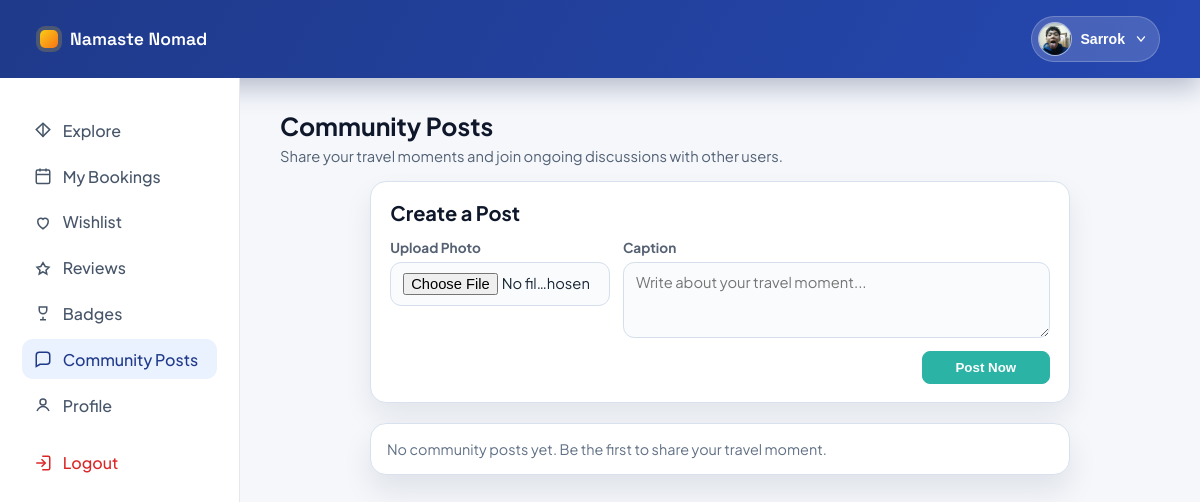
The app's page /dashboard/community/ (signed in), older data.
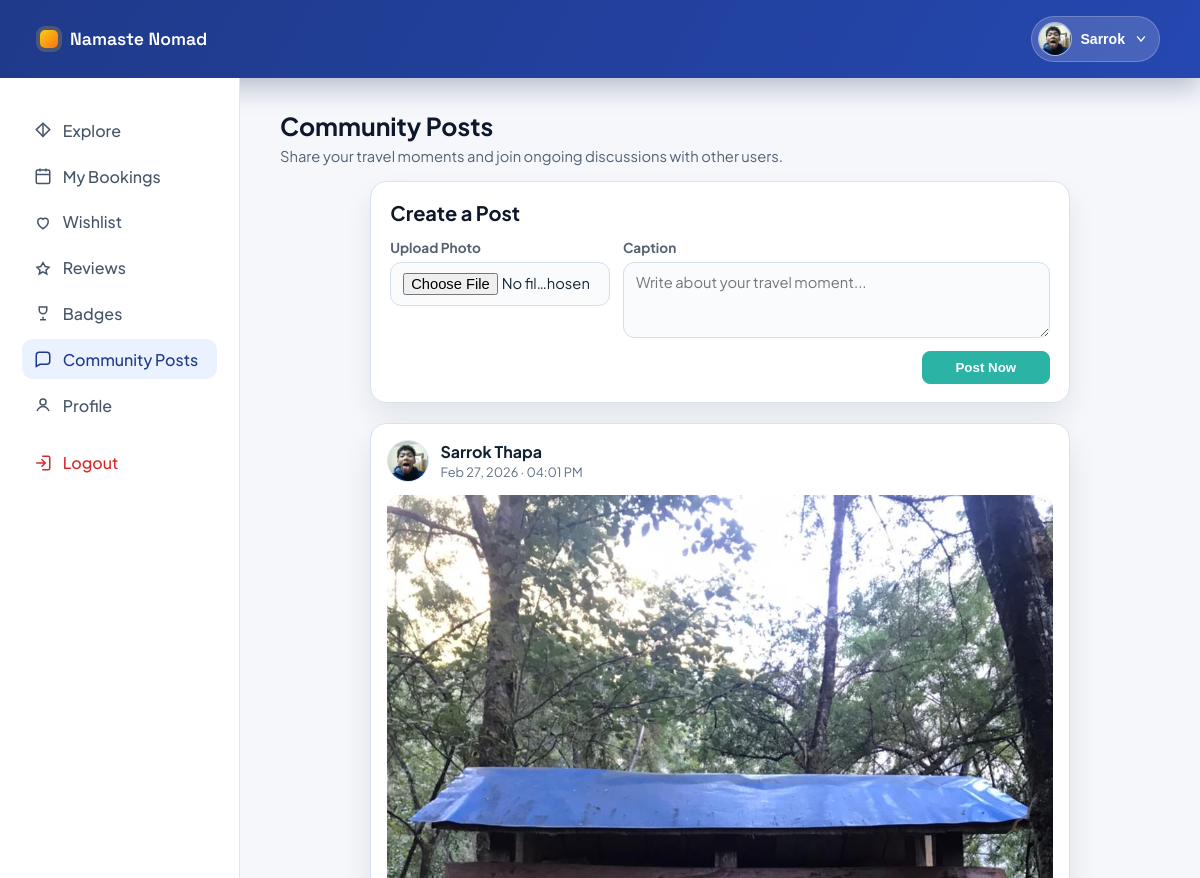
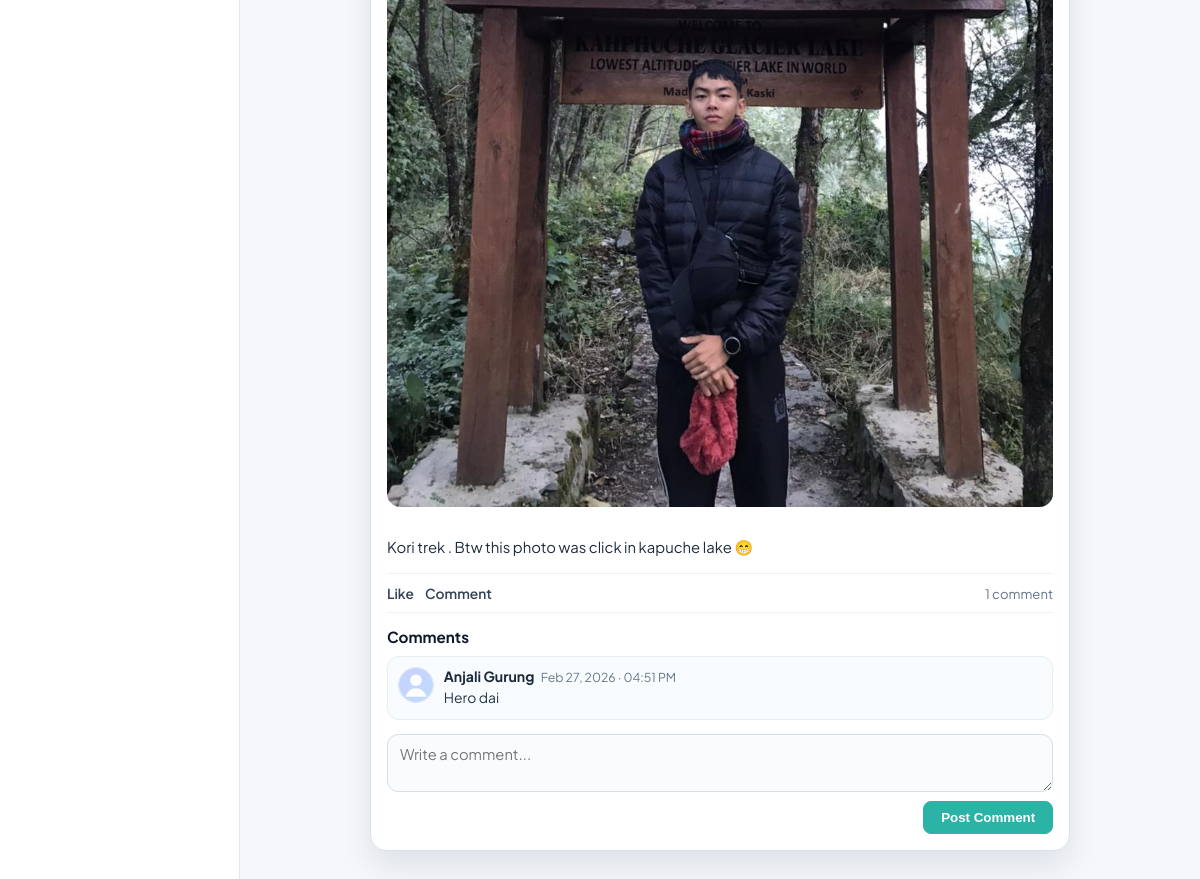
The same page, newer data (2 pictures, top to bottom).
### core/models.py (models this page shows, shortened)
class Post(models.Model):
    user = models.ForeignKey(
        settings.AUTH_USER_MODEL,
        on_delete=models.CASCADE,
        related_name='community_posts',
    )
    image = models.ImageField(upload_to='community_posts/')
    caption = models.TextField(max_length=2200)
    created_at = models.DateTimeField(auto_now_add=True)
    class Meta:
        ordering = ('-created_at',)

class Comment(models.Model):
    post = models.ForeignKey(Post, on_delete=models.CASCADE, related_name='comments')
    user = models.ForeignKey(
        settings.AUTH_USER_MODEL,
        on_delete=models.CASCADE,
        related_name='community_comments',
    )
    body = models.TextField(max_length=800)
    created_at = models.DateTimeField(auto_now_add=True)
    class Meta:
        ordering = ('created_at',)

### core/views.py (the view)
# urls.py: path('dashboard/community/', views.community_dashboard, name='community_dashboard'),
@login_required(login_url='traveler_login')
def community_dashboard(request):
    if getattr(request.user, 'user_type', '') != 'traveler':
        messages.error(request, 'Traveler access only.')
        return redirect('home')
    traveler_profile = _get_or_create_traveler_profile(request.user)
    posts = _community_posts()
    return render(request, 'core/community_dashboard.html', {
        'posts': posts,
        'is_dashboard': True,
        'force_show_post_form': True,
        'traveler_profile': traveler_profile,
        'active_page': 'community',
    })

### core/views.py (called while the page is built)
def _safe_related(instance, attribute_name):
    try:
        return getattr(instance, attribute_name)
    except ObjectDoesNotExist:
        return None

def _user_display_name(user):
    if not user:
        return "Traveler"
    full_name = user.get_full_name().strip()
    return full_name or user.username or "Traveler"

def _user_avatar_url(user):
    if not user:
        return ""
    user_type = getattr(user, 'user_type', '')
    if user_type == 'traveler':
        profile = _safe_related(user, 'traveler_profile')
        if profile and profile.avatar:
            return profile.avatar.url
    elif user_type == 'vendor':
        profile = _safe_related(user, 'vendor_profile')
        if profile and profile.logo:
            return profile.logo.url
    elif user_type == 'admin':
        profile = _safe_related(user, 'admin_profile')
        if profile and profile.avatar:
            return profile.avatar.url
    return ""

def _get_or_create_traveler_profile(user):
    profile = _safe_related(user, 'traveler_profile')
    if profile is None:
        profile = TravelerProfile.objects.create(user=user)
    return profile

### core/templates/core/community_dashboard.html (shortened to what this page needs)
{% extends "accounts/traveler_base.html" %}
{% load static %}
{% block extra_css %}
    <link rel="stylesheet" href="{% static 'css/community.css' %}?v=20260227c">
{% endblock %}
{% block traveler_content %}
    <section class="dashboard-community-head">
        <h1>Community Posts</h1>
        <p>Share your travel moments and join ongoing discussions with other users.</p>
    </section>
    <section class="community-shell community-shell-dashboard">
        {% include "core/includes/community_stream.html" %}
    </section>
{% endblock %}

### core/templates/core/includes/community_post_card.html (shortened to what this page needs)
{% load static %}
<article class="post-card" id="post-{{ post.id }}">
    <div class="post-head">
        <div class="post-author">
            <div class="author-avatar">
                {% if post.author_avatar_url %}
                    <img src="{{ post.author_avatar_url }}" alt="{{ post.author_name }} avatar">
                {% else %}
                    <img src="{% static 'images/default-avatar.svg' %}" alt="Default avatar">
                {% endif %}
            </div>
            <div>
                <div class="author-name">{{ post.author_name }}</div>
                <div class="post-date">{{ post.created_at|date:"M d, Y · h:i A" }}</div>
            </div>
        </div>
    </div>
    <div class="post-image-wrap">
        <img src="{{ post.image.url }}" alt="Post by {{ post.author_name }}">
    </div>
    <div class="post-caption">{{ post.caption|linebreaksbr }}</div>
    <div class="post-engagement">
        <div class="engagement-actions">
            <span class="engage-item">Like</span>
            <span class="engage-item">Comment</span>
        </div>
        <span class="engagement-count">{{ post.prepared_comments|length }} comment{{ post.prepared_comments|length|pluralize }}</span>
    </div>
    <div class="post-comments">
        <h3>Comments</h3>
        <div class="comment-list">
            {% if post.prepared_comments %}
                {% for comment in post.prepared_comments %}
                    <div class="comment-item">
                        <div class="comment-avatar">
                            {% if comment.author_avatar_url %}
                                <img src="{{ comment.author_avatar_url }}" alt="{{ comment.author_name }} avatar">
                            {% else %}
                                <img src="{% static 'images/default-avatar.svg' %}" alt="Default avatar">
                            {% endif %}
                        </div>
                        <div class="comment-content">
                            <div class="comment-meta">
                                <strong>{{ comment.author_name }}</strong>
                                <span>{{ comment.created_at|date:"M d, Y · h:i A" }}</span>
                            </div>
                            <p>{{ comment.body }}</p>
                        </div>
                    </div>
                {% endfor %}
            {% else %}
                <p class="empty-comments">No comments yet.</p>
            {% endif %}
        </div>
        {% if request.user.is_authenticated %}
            <form method="POST" action="{% url 'community_comment_create' post.id %}" class="comment-form">
                <textarea name="body" rows="2" placeholder="Write a comment..." required></textarea>
                <button type="submit" class="btn-dark">Post Comment</button>
            </form>
        {% else %}
            <div class="comment-login-note">
                <a href="{% url 'account_login_choice' %}">Login</a> to comment on this post.
            </div>
        {% endif %}
    </div>
</article>

Row changes from the older to the newer data that the page shows:
added Post: author_name "Sarrok Thapa", created_at "Feb 27, 2026 · 04:01 PM", image (picture), caption "Kori trek . Btw this photo was click in kapuche lake 😁", prepared_comments|length "1"
added Comment: author_name "Anjali Gurung", created_at "Feb 27, 2026 · 04:51 PM", body "Hero dai"
Text that changed along with them:
text no longer shown: "No community posts yet. Be the first to share your travel moment."
